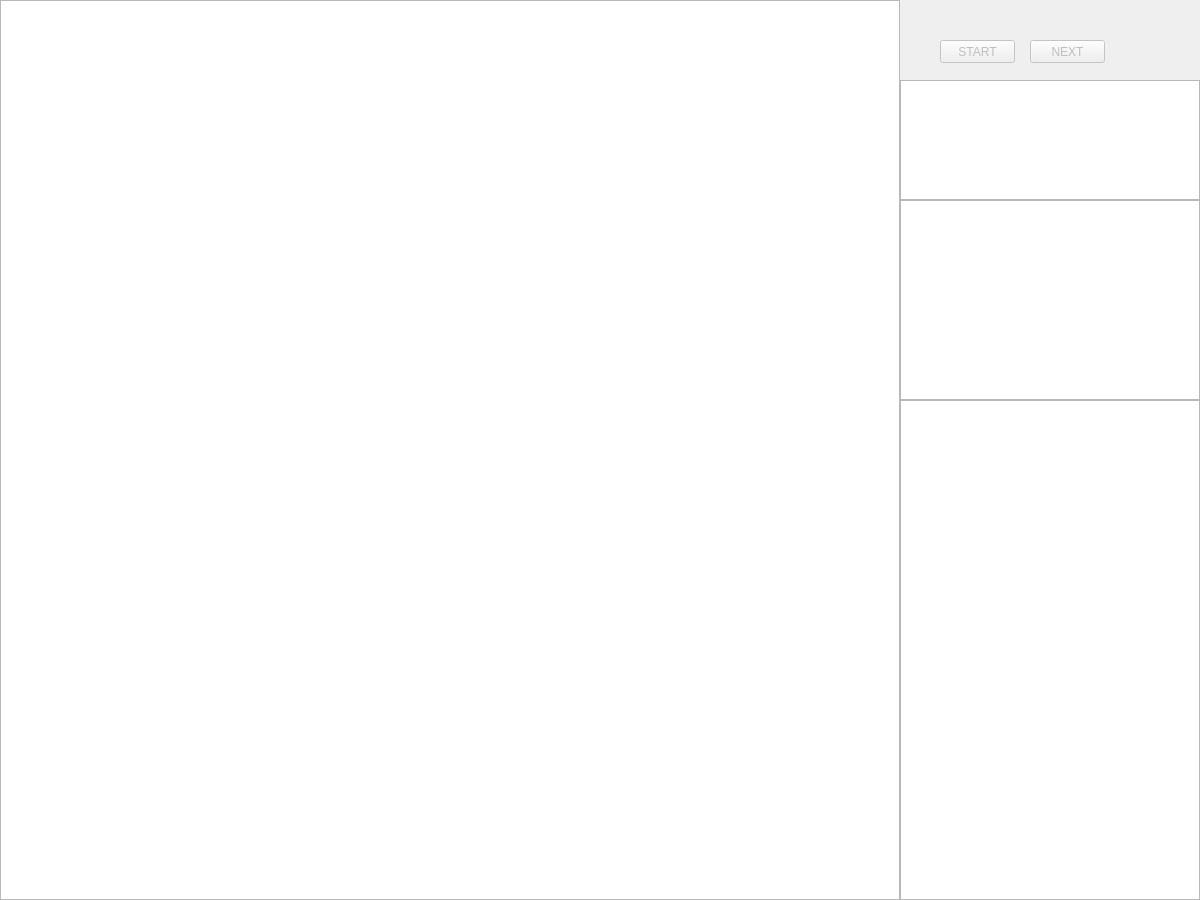
<?xml version="1.0" encoding="UTF-8"?>
<ui version="4.0">
 <class>MainWindow</class>
 <widget class="QMainWindow" name="MainWindow">
  <property name="geometry">
   <rect>
    <x>0</x>
    <y>0</y>
    <width>1200</width>
    <height>900</height>
   </rect>
  </property>
  <property name="windowTitle">
   <string>MainWindow</string>
  </property>
  <widget class="QWidget" name="centralwidget">
   <widget class="QPushButton" name="start">
    <property name="enabled">
     <bool>false</bool>
    </property>
    <property name="geometry">
     <rect>
      <x>940</x>
      <y>40</y>
      <width>75</width>
      <height>23</height>
     </rect>
    </property>
    <property name="text">
     <string>START</string>
    </property>
   </widget>
   <widget class="QPushButton" name="next">
    <property name="enabled">
     <bool>false</bool>
    </property>
    <property name="geometry">
     <rect>
      <x>1030</x>
      <y>40</y>
      <width>75</width>
      <height>23</height>
     </rect>
    </property>
    <property name="text">
     <string>NEXT</string>
    </property>
   </widget>
   <widget class="QGraphicsView" name="legend">
    <property name="geometry">
     <rect>
      <x>900</x>
      <y>400</y>
      <width>300</width>
      <height>500</height>
     </rect>
    </property>
   </widget>
   <widget class="QGraphicsView" name="map">
    <property name="geometry">
     <rect>
      <x>0</x>
      <y>0</y>
      <width>900</width>
      <height>900</height>
     </rect>
    </property>
   </widget>
   <widget class="QGraphicsView" name="graphicsView">
    <property name="geometry">
     <rect>
      <x>900</x>
      <y>200</y>
      <width>300</width>
      <height>200</height>
     </rect>
    </property>
   </widget>
   <widget class="QTextBrowser" name="textBrowser">
    <property name="geometry">
     <rect>
      <x>900</x>
      <y>80</y>
      <width>300</width>
      <height>120</height>
     </rect>
    </property>
   </widget>
  </widget>
 </widget>
 <resources/>
 <connections/>
</ui>
